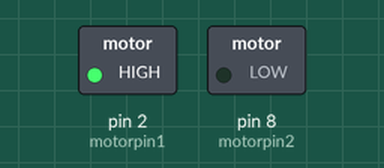
This sketch was run on a simulated Arduino Uno, built with avr-gcc and run on an emulated ATmega328P. Parts: switched loads named in the sketch (green lamp = pin HIGH).

Above: at 0.1 s.
Timing chart, 0 to 1.6 s (numbered marks = the images above):
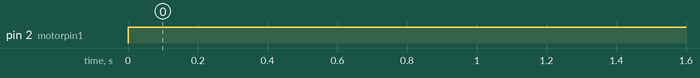

The sketch:

motordriver1dc.ino
```cpp
int motorpin1=2;
int motorpin2=8;
void setup() {
  pinMode(motorpin1,OUTPUT);
  pinMode(motorpin2,OUTPUT);
}

void loop() {
  digitalWrite(motorpin1,HIGH);
  digitalWrite(motorpin2,LOW);

}
```

Measured:
- by itself, pin 2 (motorpin1): LOW → HIGH at 0.00 s
